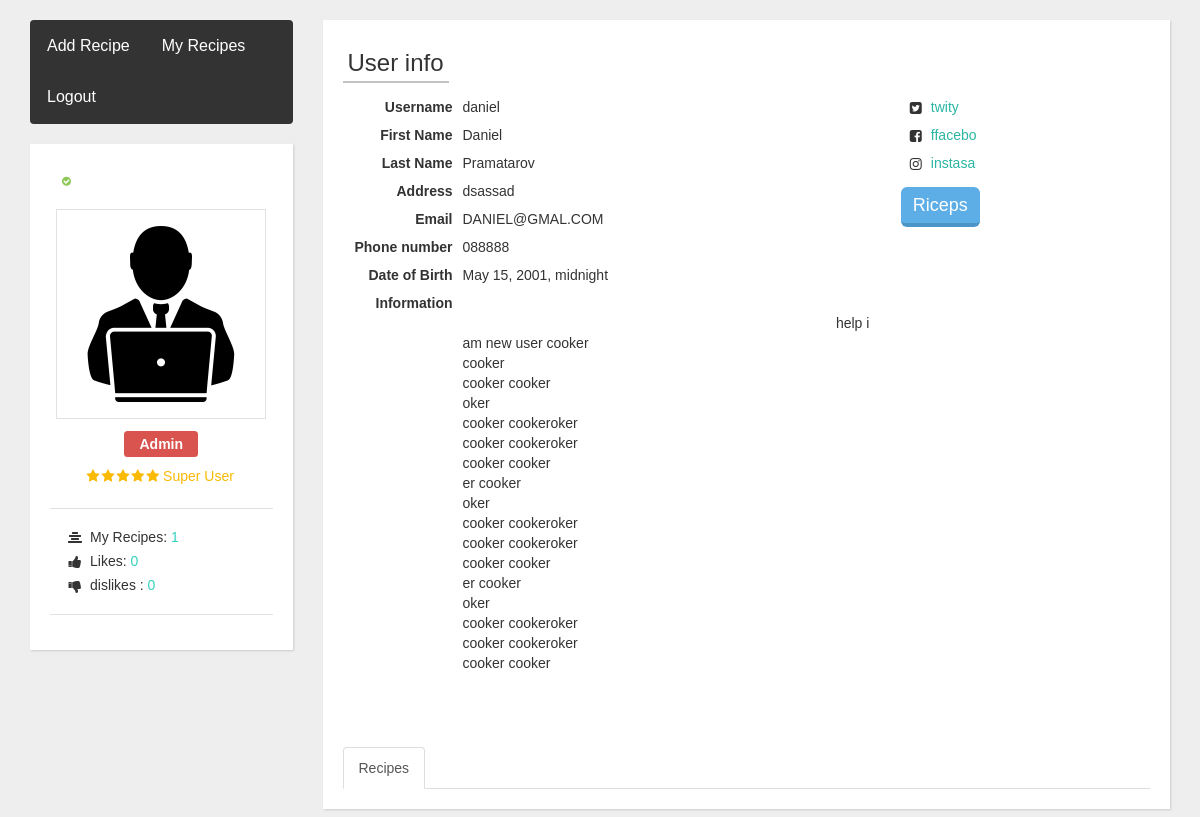
/account/viewProfile/1/, run on the app's committed database.
### accounts/models.py (models this page shows)
class UserProfile(models.Model):
    firstname = models.CharField(max_length=255, null=True)
    info = models.TextField(max_length=500, null=True)
    lastname = models.CharField(max_length=255, null=True)
    data_of_birth = models.DateTimeField(null=True)
    profile_image = models.ImageField( upload_to="profiles/")
    Phone_number = models.CharField(max_length=200, null=True)
    Email = models.EmailField(max_length=200, null=True)
    adress = models.CharField(max_length=200, null=True)
    facebook_url = models.CharField(max_length=200, null=True)
    instagram_url = models.CharField(max_length=200, null=True)
    twitter_url = models.CharField(max_length=200, null=True)
    user = models.OneToOneField(User, on_delete=models.CASCADE, null=True)

### accounts/views.py (the view)
# urls.py: path('viewProfile/<int:pk>/',detailProfile,name='detail_profile'),
def detailProfile(request, pk):
    profile = UserProfile.objects.get(pk=pk)
    recipe_count = Item.objects.all()
    current_user_count_recipes = 0
    all_recipes = Item.objects.all()
    users_recipes = []
    group_users = Group.objects.get(name='Users')
    group_admins = Group.objects.get(name='Admins')
    dislikes = 0
    likes = 0
    for recipe in all_recipes:
        if recipe.user_name == profile.user:
            likes += recipe.likes.count()
            dislikes += recipe.Dislikes.count()
            users_recipes.append(recipe)
    if recipe_count != 0:
        for recipe in recipe_count:
            if recipe.user_name ==  profile.user:
                current_user_count_recipes += 1
    context = {
        'profile': profile,
        'count': current_user_count_recipes,
        'user_recipes': users_recipes,
        'likes':likes,
        'dislikes':dislikes,
        'is_super_user':profile.user.is_superuser,
    }
    return render(request, 'view_user.html', context)

### templates/view_user.html (shortened to what this page needs)
<!DOCTYPE html>
<html lang="en">
<head>
    <link href="http://netdna.bootstrapcdn.com/bootstrap/3.3.7/css/bootstrap.min.css" rel="stylesheet">
</head>
<body>
    {% load static %}
<link href="https://maxcdn.bootstrapcdn.com/font-awesome/4.3.0/css/font-awesome.min.css" rel="stylesheet">
<div class="container bootstrap snippets bootdeys">
    <div class="row" id="user-profile">
        <div class="col-lg-3 col-md-4 col-sm-4">
			{%  include 'delnavbar.html' %}
            <div class="main-box clearfix">
                <div class="profile-status">
                    <i class="fa    fa-check-circle"></i>  {{ status }}
                </div>
                {% if profile.profile_image %}
                <img src="{{ profile.profile_image.url }} " alt="no images" class="profile-img img-responsive center-block">
                {% else %}
                <img src="{% static 'images/profiles/default_image.png' %}" alt="no images" class="profile-img img-responsive center-block">
                {% endif %}
                <div class="profile-label">
                    {% if is_super_user %}
                    <span class="label label-danger">Admin</span>
                    {% else %}
                    <span class="label label-danger">User</span>
                    {% endif %}
                </div>
                <div class="profile-stars">
                    {% if is_super_user %}
                    <i class="fa fa-star"></i>
                    <i class="fa fa-star"></i>
                    <i class="fa fa-star"></i>
                    <i class="fa fa-star"></i>
					<i class="fa fa-star"></i>
					<span>Super User</span>
					{% endif %}
                </div>
                <div class="profile-details">
                    <ul class="fa-ul">
                        <li> <i class="fa-li fa fa-align-center"></i>My Recipes: <span>{{count}}</span></li>
                        <li><i class="fa-li fa fa-thumbs-up"></i>Likes: <span>{{likes}}</span></li>
                        <li> <i class="fa-li fa fa-thumbs-down"></i>dislikes : <span>{{dislikes}}</span></li>
                    </ul>
                </div>
            </div>
        </div>
        <div class="col-lg-9 col-md-8 col-sm-8">
            <div class="main-box clearfix">
                <div class="profile-header">
                    <h3><span>User info</span></h3>
                </div>
                <div class="row profile-user-info">
                    <div class="col-sm-8">
                        <div class="profile-user-details clearfix">
                            <div class="profile-user-details-label">
                               Username
                            </div>
                            <div class="profile-user-details-value">
                                {{ profile.user }}
                            </div>
                        </div>
                        <div class="profile-user-details clearfix">
                            <div class="profile-user-details-label">
                                First Name
                            </div>
                            <div class="profile-user-details-value">
                                {{ profile.firstname }}
                            </div>
                        </div>
                        <div class="profile-user-details clearfix">
                            <div class="profile-user-details-label">
                                Last Name
                            </div>
                            <div class="profile-user-details-value">
                                {{ profile.lastname }}
                            </div>
                        </div>
                        <div class="profile-user-details clearfix">
                            <div class="profile-user-details-label">
                                Address
                            </div>
                            <div class="profile-user-details-value">
                                {{ profile.adress }}
                            </div>
                        </div>
                        <div class="profile-user-details clearfix">
                            <div class="profile-user-details-label">
                                Email
                            </div>
                            <div class="profile-user-details-value">
                                {{ profile.Email }}
                            </div>
                        </div>
                        <div class="profile-user-details clearfix">
                            <div class="profile-user-details-label">
                                Phone number
                            </div>
                            <div class="profile-user-details-value">
                                {{ profile.Phone_number  }}
                            </div>
                        </div>
                        <div class="profile-user-details clearfix">
                            <div class="profile-user-details-label">
                               Date of Birth
                            </div>
                            <div class="profile-user-details-value">
                                {{ profile.data_of_birth  }}
                            </div>
						</div>
						<div class="profile-user-details clearfix">
                            <div class="profile-user-details-label">
                                Information
                            </div>
                            <div class="profile-user-details-value">
											<div class="multiline">
												{{ profile.info}}
											</div>
                            </div>
                        </div>
                    </div>
                    <div class="col-sm-4 profile-social">
                        <ul class="fa-ul">
                            <li><i class="fa-li fa fa-twitter-square"></i><a href="#">{{ profile.twitter_url }}</a></li>
                            <li><i class="fa-li fa fa-facebook-square"></i><a href="#"> {{ profile.facebook_url }}</a></li>
                            <li><i class="fa-li fa fa-instagram"></i><a href="#">{{ profile.instagram_url }}</a></li>
                        </ul>
                        <a href="{% url 'accounts:user_recipes' profile.pk  %}" >
                            <button type="button" class="btn btn-info btn-lg btn-radius">Riceps</button>
                        </a>
                    </div>
                </div>
                <div class="tabs-wrapper profile-tabs">
                    <ul class="nav nav-tabs">
                        <li class="active"><a href="#tab-activity" data-toggle="tab">Recipes</a></li>
                    </ul>
                    </div>
                </div>
            </div>
        </div>
    </div>
</body>
</html>

### templates/view_user.html (style rules this page uses)
body { margin-top:20px; background:#eee; }
h3 > span { border-bottom: 2px solid #C2C2C2; display: inline-block; padding: 0 5px 5px; }
#user-profile .profile-status { font-size: 0.75em; padding-left: 12px; margin-top: -10px; padding-bottom: 10px; color: #8dc859; }
#user-profile .profile-img { border: 1px solid #e1e1e1; padding: 4px; margin-top: 10px; margin-bottom: 10px; }
#user-profile .profile-label { text-align: center; padding: 5px 0; }
#user-profile .profile-label .label { padding: 5px 15px; font-size: 1em; }
#user-profile .profile-stars { color: #FABA03; padding: 7px 0; text-align: center; }
#user-profile .profile-stars > i { margin-left: -2px; }
#user-profile .profile-details { padding: 15px 0; border-top: 1px solid #e1e1e1; border-bottom: 1px solid #e1e1e1; margin: 15px 0; }
#user-profile .profile-details ul { padding: 0; margin-top: 0; margin-bottom: 0; margin-left: 40px; }
#user-profile .profile-details ul > li { margin: 3px 0; line-height: 1.5; }
#user-profile .profile-details ul > li > i { padding-top: 2px; }
#user-profile .profile-details ul > li > span { color: #34d1be; }
#user-profile .profile-header { position: relative; }
#user-profile .profile-header > h3 { margin-top: 10px }
#user-profile .profile-tabs { margin-top: 30px; }
#user-profile .profile-user-info { padding-bottom: 20px; }
#user-profile .profile-user-info .profile-user-details { position: relative; padding: 4px 0; }
#user-profile .profile-user-info .profile-user-details .profile-user-details-label { width: 110px; float: left; bottom: 0; font-weight: bold; left: 0; position: absolute; text-align: right; top: 0; width: 110px; padding-top: 4px; }
#user-profile .profile-user-info .profile-user-details .profile-user-details-value { margin-left: 120px; }
#user-profile .profile-social li { padding: 4px 0; }
#user-profile .profile-social li > i { padding-top: 6px; }
.main-box { background: #FFFFFF; -webkit-box-shadow: 1px 1px 2px 0 #CCCCCC; -moz-box-shadow: 1px 1px 2px 0 #CCCCCC; -o-box-shadow: 1px 1px 2px 0 #CCCCCC; -ms-box-shadow: 1px 1px 2px 0 #CCCCCC; box-shadow: 1px 1px 2px 0 #CCCCCC; margin-bottom: 16px; padding: 20px; }
.btn { border: none; padding: 6px 12px; border-bottom: 4px solid; -webkit-transition: border-color 0.1s ease-in-out 0s, background-color 0.1s ease-in-out 0s; transition: border-color 0.1s ease-in-out 0s, background-color 0.1s ease-in-out 0s; outline: none; }
.btn-info { background-color: #5daee7; border-color: #4c95c9; }
a { color: #2bb6a3; outline: none !important; }
.multiline { white-space: pre-wrap; }

### templates/delnavbar.html (style rules this page uses)
body { font-family: Arial, Helvetica, sans-serif; }

### data on the page
UserProfile: profile_image (picture), user "daniel", firstname "Daniel", lastname "Pramatarov", adress "dsassad", Email "DANIEL@GMAL.COM", Phone_number "088888", data_of_birth "May 15, 2001, midnight", info "help i am new user cooker cooker cooker cooker oker cooker cookeroker cooker cookeroker cooker cooker er cooker oker cooker cookeroker cooker cookeroker cooker cooker er cooker oker cooker cookeroker cooker cookeroker cooker cooker", twitter_url "twity", facebook_url "ffacebo", instagram_url "instasa"

### other printed values
{{ count }} "1"
{{ likes }} "0"
{{ dislikes }} "0"
